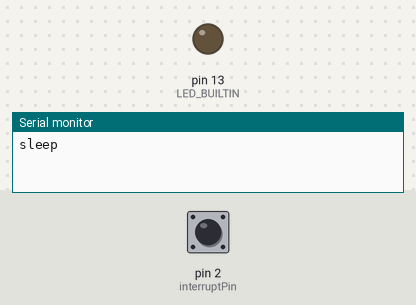
Recording of a sketch running on a simulated Arduino Uno, built with avr-gcc and run on an emulated ATmega328P. Shown: output pins drawn as LEDs (lit = HIGH), the last lines printed to the serial monitor. The test bench sets the inputs (shaded band); at power-on: pin 2 (interruptPin) HIGH. Sleep ends after the set time or at an interrupt.

Above: at 1.2 s.
1.3 s: pin 2 (interruptPin) pulled LOW for 0.15 s
At 2.1 s:
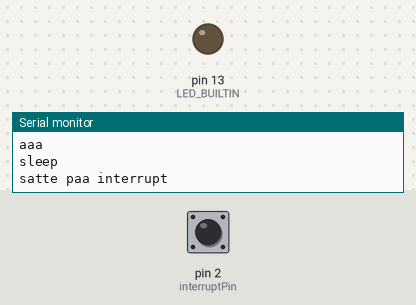
3.8 s: pin 2 (interruptPin) pulled LOW for 3.2 s
At 4.1 s:
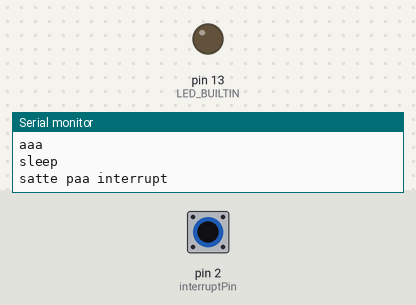
Timing chart, 0 to 6.8 s (numbered marks = the images above; inputs shaded):
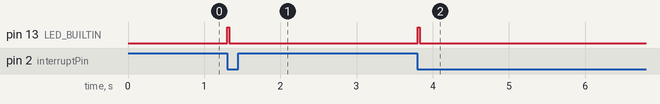

The sketch:

DeepSleep.ino
```cpp
# include <avr/sleep.h>
# define interruptPin 2

void setup(){
  Serial.begin(9600);
  pinMode(LED_BUILTIN,OUTPUT);
  pinMode(interruptPin, INPUT_PULLUP);
  digitalWrite(LED_BUILTIN, HIGH); // kun for aa indikere om Arduino-en sover eller ikke, men denne kan vi endre paa
 }

 void loop(){
  Serial.println("sleep");
  sov();
  Serial.println("aaa"); // Dukker ikke opp hvis Arduinoen sover
  }

  void sov(){
    sleep_enable();
    attachInterrupt(0, vaakneOpp, LOW);
    set_sleep_mode(SLEEP_MODE_PWR_DOWN);
    digitalWrite(LED_BUILTIN, LOW);
    delay(1000);
    sleep_cpu();
    Serial.println("God morgen, naa sover jeg ikke lenger");
    digitalWrite(LED_BUILTIN, HIGH);
  }

  void vaakneOpp(){
    Serial.println("satte paa interrupt");
    sleep_disable();
    detachInterrupt(0);
    }
```

Measured:
- after the input at 1.3 s, pin 13 (LED_BUILTIN): LOW → HIGH at once, → LOW 0.03 s later
- after the input at 3.8 s, pin 13 (LED_BUILTIN): LOW → HIGH at once, → LOW 0.03 s later
